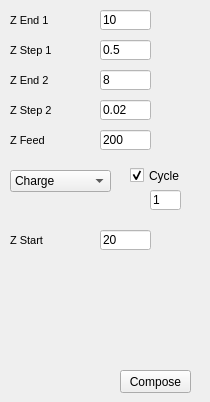
      <widget class="QWidget" name="tab_10">
       <attribute name="title">
        <string>ZProbe</string>
       </attribute>
       <widget class="QPushButton" name="button_ComposeZProbe">
        <property name="geometry">
         <rect>
          <x>120</x>
          <y>370</y>
          <width>71</width>
          <height>23</height>
         </rect>
        </property>
        <property name="sizePolicy">
         <sizepolicy hsizetype="Fixed" vsizetype="Fixed">
          <horstretch>0</horstretch>
          <verstretch>0</verstretch>
         </sizepolicy>
        </property>
        <property name="maximumSize">
         <size>
          <width>200</width>
          <height>16777215</height>
         </size>
        </property>
        <property name="baseSize">
         <size>
          <width>0</width>
          <height>0</height>
         </size>
        </property>
        <property name="text">
         <string>Compose</string>
        </property>
       </widget>
       <widget class="QLineEdit" name="lineEdit_ZProbeZend1">
        <property name="geometry">
         <rect>
          <x>100</x>
          <y>10</y>
          <width>51</width>
          <height>20</height>
         </rect>
        </property>
        <property name="styleSheet">
         <string notr="true">background-color: rgb(255, 255, 255)</string>
        </property>
        <property name="text">
         <string>10</string>
        </property>
       </widget>
       <widget class="QLabel" name="label_IncrementSpeen_29">
        <property name="geometry">
         <rect>
          <x>10</x>
          <y>10</y>
          <width>61</width>
          <height>21</height>
         </rect>
        </property>
        <property name="font">
         <font>
          <pointsize>8</pointsize>
         </font>
        </property>
        <property name="text">
         <string>Z End 1</string>
        </property>
        <property name="alignment">
         <set>Qt::AlignLeading|Qt::AlignLeft|Qt::AlignVCenter</set>
        </property>
       </widget>
       <widget class="QLabel" name="label_IncrementSpeen_30">
        <property name="geometry">
         <rect>
          <x>10</x>
          <y>40</y>
          <width>61</width>
          <height>21</height>
         </rect>
        </property>
        <property name="font">
         <font>
          <pointsize>8</pointsize>
         </font>
        </property>
        <property name="text">
         <string>Z Step 1</string>
        </property>
        <property name="alignment">
         <set>Qt::AlignLeading|Qt::AlignLeft|Qt::AlignVCenter</set>
        </property>
       </widget>
       <widget class="QLineEdit" name="lineEdit_ZProbeZstep1">
        <property name="geometry">
         <rect>
          <x>100</x>
          <y>40</y>
          <width>51</width>
          <height>20</height>
         </rect>
        </property>
        <property name="styleSheet">
         <string notr="true">background-color: rgb(255, 255, 255)</string>
        </property>
        <property name="text">
         <string>0.5</string>
        </property>
       </widget>
       <widget class="QLineEdit" name="lineEdit_ZProbeZend2">
        <property name="geometry">
         <rect>
          <x>100</x>
          <y>70</y>
          <width>51</width>
          <height>20</height>
         </rect>
        </property>
        <property name="styleSheet">
         <string notr="true">background-color: rgb(255, 255, 255)</string>
        </property>
        <property name="text">
         <string>8</string>
        </property>
       </widget>
       <widget class="QLabel" name="label_IncrementSpeen_31">
        <property name="geometry">
         <rect>
          <x>10</x>
          <y>70</y>
          <width>61</width>
          <height>21</height>
         </rect>
        </property>
        <property name="font">
         <font>
          <pointsize>8</pointsize>
         </font>
        </property>
        <property name="text">
         <string>Z End 2</string>
        </property>
        <property name="alignment">
         <set>Qt::AlignLeading|Qt::AlignLeft|Qt::AlignVCenter</set>
        </property>
       </widget>
       <widget class="QLineEdit" name="lineEdit_ZProbeZstep2">
        <property name="geometry">
         <rect>
          <x>100</x>
          <y>100</y>
          <width>51</width>
          <height>20</height>
         </rect>
        </property>
        <property name="styleSheet">
         <string notr="true">background-color: rgb(255, 255, 255)</string>
        </property>
        <property name="text">
         <string>0.02</string>
        </property>
       </widget>
       <widget class="QLabel" name="label_IncrementSpeen_32">
        <property name="geometry">
         <rect>
          <x>10</x>
          <y>100</y>
          <width>61</width>
          <height>21</height>
         </rect>
        </property>
        <property name="font">
         <font>
          <pointsize>8</pointsize>
         </font>
        </property>
        <property name="text">
         <string>Z Step 2</string>
        </property>
        <property name="alignment">
         <set>Qt::AlignLeading|Qt::AlignLeft|Qt::AlignVCenter</set>
        </property>
       </widget>
       <widget class="QLineEdit" name="lineEdit_ZProbeZfeed">
        <property name="geometry">
         <rect>
          <x>100</x>
          <y>130</y>
          <width>51</width>
          <height>20</height>
         </rect>
        </property>
        <property name="styleSheet">
         <string notr="true">background-color: rgb(255, 255, 255)</string>
        </property>
        <property name="text">
         <string>200</string>
        </property>
       </widget>
       <widget class="QLabel" name="label_IncrementSpeen_33">
        <property name="geometry">
         <rect>
          <x>10</x>
          <y>130</y>
          <width>61</width>
          <height>21</height>
         </rect>
        </property>
        <property name="font">
         <font>
          <pointsize>8</pointsize>
         </font>
        </property>
        <property name="text">
         <string>Z Feed</string>
        </property>
        <property name="alignment">
         <set>Qt::AlignLeading|Qt::AlignLeft|Qt::AlignVCenter</set>
        </property>
       </widget>
       <widget class="QComboBox" name="comboBox">
        <property name="geometry">
         <rect>
          <x>10</x>
          <y>170</y>
          <width>101</width>
          <height>22</height>
         </rect>
        </property>
        <item>
         <property name="text">
          <string>Charge</string>
         </property>
        </item>
        <item>
         <property name="text">
          <string>Voltage</string>
         </property>
        </item>
       </widget>
       <widget class="QCheckBox" name="checkBox_ZProbeCycle">
        <property name="geometry">
         <rect>
          <x>130</x>
          <y>160</y>
          <width>71</width>
          <height>31</height>
         </rect>
        </property>
        <property name="text">
         <string>Cycle</string>
        </property>
        <property name="checked">
         <bool>true</bool>
        </property>
       </widget>
       <widget class="QLineEdit" name="lineEdit_ZProbeCycle">
        <property name="geometry">
         <rect>
          <x>150</x>
          <y>190</y>
          <width>31</width>
          <height>20</height>
         </rect>
        </property>
        <property name="styleSheet">
         <string notr="true">background-color: rgb(255, 255, 255)</string>
        </property>
        <property name="text">
         <string>1</string>
        </property>
       </widget>
       <widget class="QLineEdit" name="lineEdit_ZProbeZStart">
        <property name="geometry">
         <rect>
          <x>100</x>
          <y>230</y>
          <width>51</width>
          <height>20</height>
         </rect>
        </property>
        <property name="styleSheet">
         <string notr="true">background-color: rgb(255, 255, 255)</string>
        </property>
        <property name="text">
         <string>20</string>
        </property>
       </widget>
       <widget class="QLabel" name="label_IncrementSpeen_35">
        <property name="geometry">
         <rect>
          <x>10</x>
          <y>230</y>
          <width>61</width>
          <height>21</height>
         </rect>
        </property>
        <property name="font">
         <font>
          <pointsize>8</pointsize>
         </font>
        </property>
        <property name="text">
         <string>Z Start</string>
        </property>
        <property name="alignment">
         <set>Qt::AlignLeading|Qt::AlignLeft|Qt::AlignVCenter</set>
        </property>
       </widget>
      </widget>
